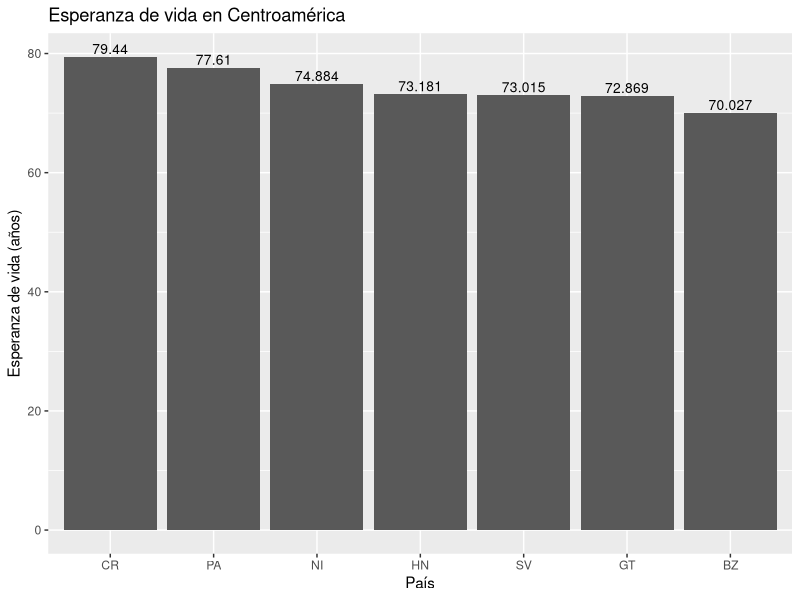
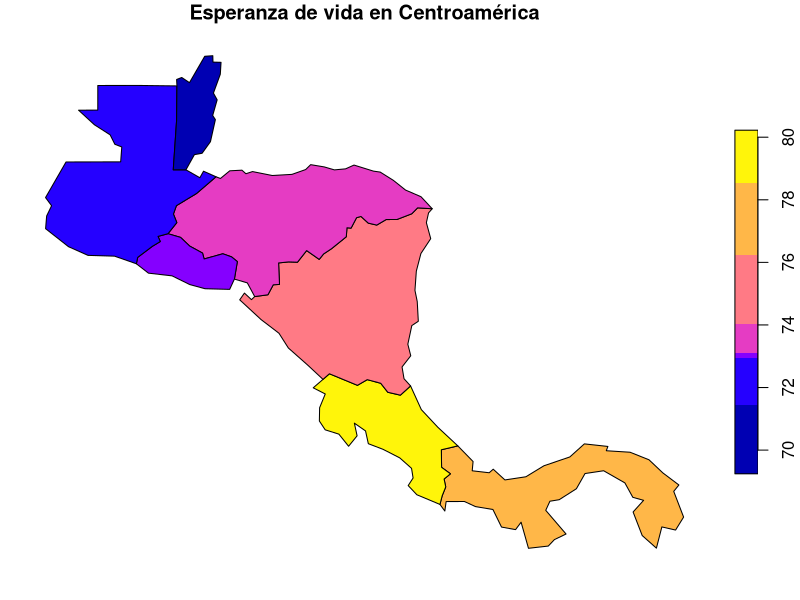

Reproduce these figures in R, in order.
## ---- chunk 1
knitr::opts_chunk$set(echo = TRUE)
## ---- chunk 2
# Paquete para generación de documentos (ej. HTML)
library(knitr)

# Paquete para formateo de tablas
library(kableExtra)

# Paquete de graficación
library(ggplot2)

# Paquete de manejo de datos geoespaciales vectoriales
library(sf)

# Paquete con conjuntos de datos geoespaciales
library(spData)
## ---- chunk 3
names(world)
## ---- chunk 4
kable(
  world[1:10, 1:5, drop = TRUE], 
  caption="Datos demográficos de los países del mundo"
)
## ---- chunk 5
kable(
  world[1:10, c("name_long","continent","pop","lifeExp","gdpPercap"), drop = TRUE], 
  col.names=c("País","Continente","Población","Esperanza de vida","Renta per cápita"),  
  caption="Datos demográficos de los países del mundo"
)
## ---- chunk 6
# Se extraen las observaciones ordenadas por orden alfabético de país
world.orden <- order(world$name_long)

# Se genera un nuevo data frame ordenado
world.ordenadoxpais <- world[world.orden,]

# Se formatea la tabla con el nuevo data frame
kable(
  world.ordenadoxpais[, c("name_long","continent","pop","lifeExp","gdpPercap"), drop = TRUE], 
  col.names=c("País","Continente","Población","Esperanza de vida","Renta per cápita"),  
  caption="Datos demográficos de los países del mundo"
) %>%
kable_styling() %>%
scroll_box(
  width = "800px", 
  height = "500px", 
  fixed_thead = TRUE
)
## ---- chunk 7
# Se extraen las observaciones correspondientes a los países de Centroamérica
centro_america = world[world$name_long == "Belize" |
                       world$name_long == "Guatemala" |
                       world$name_long == "Honduras" |
                       world$name_long == "El Salvador" |
                       world$name_long == "Nicaragua" |
                       world$name_long == "Costa Rica" |
                       world$name_long == "Panama"
                       , ]

# Se formatea la tabla con el nuevo data frame
kable(
  centro_america[, c("name_long","continent","pop","lifeExp","gdpPercap"), drop = TRUE], 
  col.names=c("País","Continente","Población","Esperanza de vida","Renta per cápita"),  
  caption="Datos demográficos de los países de Centroamérica"
) %>%
kable_styling()
## ---- chunk 8
 ggplot(centro_america, aes(x=reorder(iso_a2, -lifeExp), y=lifeExp)) +
   ggtitle("Esperanza de vida en Centroamérica") +
   xlab("País") + 
   ylab("Esperanza de vida (años)") +  
   geom_col() +
   geom_text(aes(label=lifeExp), vjust=-0.3, size=3.5)
## ---- chunk 9
plot(centro_america["lifeExp"], main="Esperanza de vida en Centroamérica")
## ---- chunk 10
